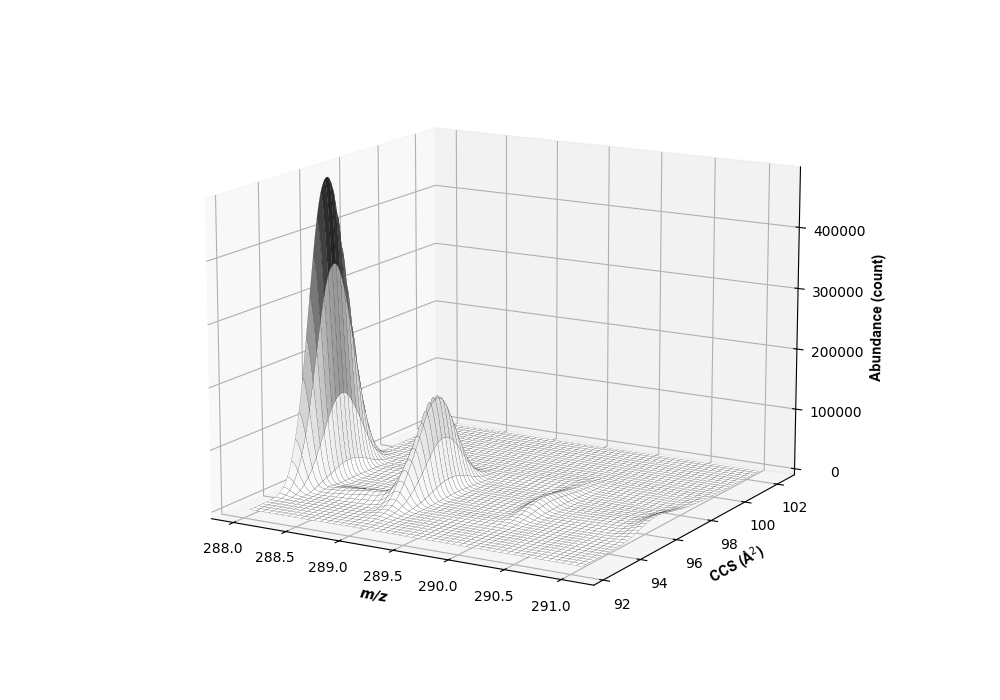

Reproduce this figure in Python.
import pandas as pd
import matplotlib.pyplot as plt
import numpy as np
from scipy.interpolate import griddata
from scipy.ndimage import gaussian_filter

# Load and clean data
file_path = r"presentations\smearing_raw_data_after_filter.csv"
df = pd.read_csv(file_path)
df = df[["Mass", "Drift", "Abundance"]].dropna()

# Extract data
x = df["Mass"].values
y = df["Drift"].values * 5
z = df["Abundance"].values

# Create fine grid
xi = np.linspace(x.min(), x.max(), 300)
yi = np.linspace(y.min(), y.max(), 300)
X, Y = np.meshgrid(xi, yi)

# Interpolate using 'linear' or 'cubic' (smoother)
Z = griddata((x, y), z, (X, Y), method="linear")

# Replace any NaNs with 0 for plotting
Z = np.nan_to_num(Z)
Z = gaussian_filter(Z, sigma=7)

# Plot
fig = plt.figure(figsize=(10, 7))
ax = fig.add_subplot(111, projection="3d")
surf = ax.plot_surface(
    X,
    Y,
    Z,
    cmap="Greys",
    edgecolor="k",
    linewidth=0.1,
    antialiased=True,
    vmin=Z.min(),  # Lower threshold (darken more of the surface)
    vmax=np.percentile(Z, 100),  # Compress upper range to enhance contrast
)

# Axis labeling
ax.set_xlabel(
    r"$\mathbfit{m/z}$",
    fontsize=10,
    fontfamily="Arial",
    fontweight="bold",
)
ax.set_ylabel(
    r"CCS (Å$^2$)",
    fontsize=10,
    fontfamily="Arial",
    fontweight="bold",
)
ax.zaxis.set_tick_params(pad=10)  # Try 10, adjust higher if needed

ax.set_zlabel(
    "Abundance (count)",
    fontsize=10,
    fontfamily="Arial",
    fontweight="bold",
    labelpad=15,
)

plt.tight_layout()
plt.show()
